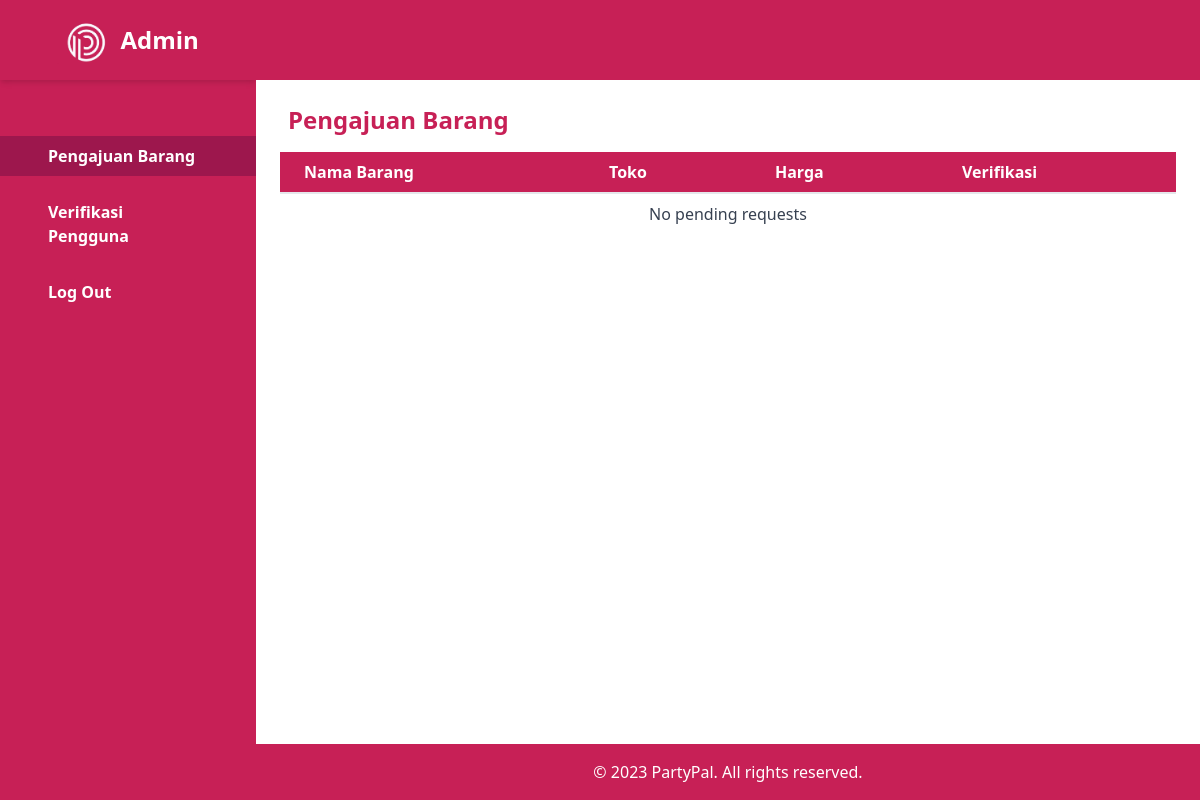
Before: /pengajuanbarang.php with the older database file.
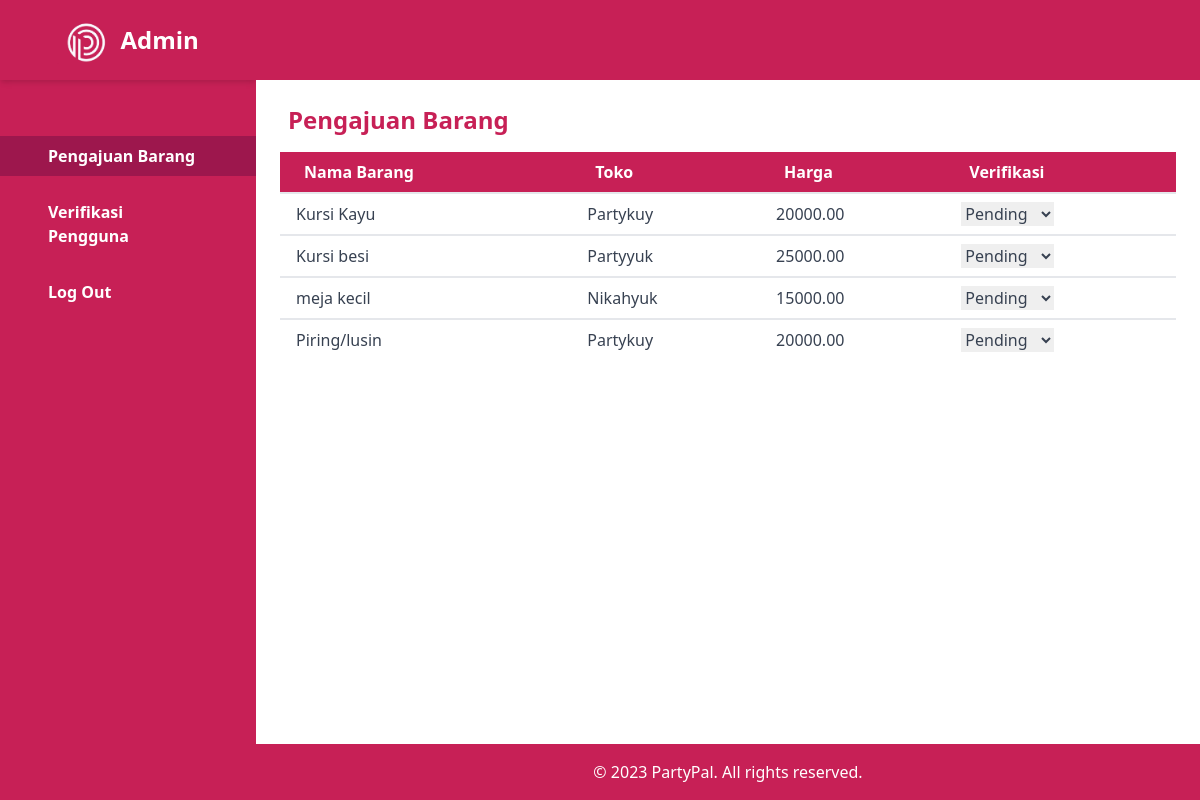
After: the same page with the newer database file.
### tables this page shows
CREATE TABLE `verification_request` (
  `request_id` int(11) NOT NULL,
  `item_name` varchar(100) NOT NULL,
  `store_name` varchar(100) NOT NULL,
  `price` decimal(10,2) NOT NULL,
  `image_url` varchar(255) NOT NULL,
  `provider_id` int(11) NOT NULL,
  `address` varchar(255) NOT NULL,
  `request_date` datetime NOT NULL DEFAULT current_timestamp(),
  `status` enum('pending','approved','rejected') NOT NULL DEFAULT 'pending',
  `admin_id` int(11) DEFAULT NULL
);

### src/pengajuanbarang.php (the view, shortened to what this page needs)
<!DOCTYPE html>
<html lang="en">
<head>
    <link href="https://cdn.jsdelivr.net/npm/tailwindcss@2.2.19/dist/tailwind.min.css" rel="stylesheet">
</head>
<body class="bg-primary font-sans leading-normal tracking-normal">
<div class="flex flex-col md:flex-row">
    <div class="flex flex-col w-full md:w-64 bg-custom text-white h-screen">
        <div class="flex items-center justify-center h-20 shadow-md">
            <img src="./asset/logo pp 1.png" alt="PartyPal Logo" class="h-12">
            <span class="ml-2 text-2xl font-bold">Admin</span>
        </div>
        <nav class="mt-10">
            <a href="pengajuanbarang.php" class="flex items-center mt-4 py-2 px-8 bg-pink-800 text-white">
                <span class="mx-4 font-bold">Pengajuan Barang</span>
            </a>
            <a href="verifikasipengguna.php" class="flex items-center mt-4 py-2 px-8 text-white hover:bg-pink-800">
                <span class="mx-4 font-bold">Verifikasi Pengguna</span>
            </a>
            <a href="loginadmin.html" class="flex items-center mt-4 py-2 px-8 text-white hover:bg-pink-800">
                <span class="mx-4 font-bold">Log Out</span>
            </a>
        </nav>
    </div>
    <div class="flex flex-col flex-grow bg-white">
        <header class="flex items-center h-20 px-6 sm:px-10 bg-custom text-white">
        </header>
        <main class="flex-grow p-6">
          <h1 class="ml-2 text-2xl font-bold mb-4" style="color: #C72056;">Pengajuan Barang</h1>
            <div class="overflow-x-auto">
                <table class="min-w-full bg-white">
                    <thead>
                        <tr>
                            <th class="py-2 px-6 bg-custom text-left text-white">Nama Barang</th>
                            <th class="py-2 px-6 bg-custom text-left text-white">Toko</th>
                            <th class="py-2 px-6 bg-custom text-left text-white">Harga</th>
                            <th class="py-2 px-6 bg-custom text-left text-white">Verifikasi</th>
                        </tr>
                    </thead>
                    <tbody class="text-gray-700">
                        <?php
                        include 'koneksi.php';
                        $sql = "SELECT * FROM verification_request";
                        $result = $conn->query($sql);
                        if ($result->num_rows > 0) {
                            while($row = $result->fetch_assoc()) {
                                echo "<tr>";
                                echo "<td class='border-t-2 border-custom px-4 py-2'>" . $row['item_name'] . "</td>";
                                echo "<td class='border-t-2 border-custom px-4 py-2'>" . $row['store_name'] . "</td>";
                                echo "<td class='border-t-2 border-custom px-4 py-2'>" . $row['price'] . "</td>";
                                echo "<td class='border-t-2 border-custom px-4 py-2'>
                                      <select class='status-dropdown' data-id='" . $row['request_id'] . "'>
                                          <option value='pending' " . ($row['status'] == 'pending' ? 'selected' : '') . ">Pending</option>
                                          <option value='approved' " . ($row['status'] == 'approved' ? 'selected' : '') . ">Approved</option>
                                          <option value='rejected' " . ($row['status'] == 'rejected' ? 'selected' : '') . ">Rejected</option>
                                      </select>
                                    </td>";
                                echo "</tr>";
                            }
                        } else {
                            echo "<tr><td colspan='4' class='border-t-2 border-custom px-4 py-2 text-center'>No pending requests</td></tr>";
                        }
                        ?>
                    </tbody>
                </table>
            </div>
        </main>
        <footer class="footer-custom p-4 text-center text-white">
            &copy; 2023 PartyPal. All rights reserved.
        </footer>
    </div>
</div>
</body>
</html>

Changed rows visible on the page:
added verification_request: item_name "Kursi Kayu", store_name "Partykuy", price "20000.00", status+request_id "Pending"
added verification_request: item_name "Kursi besi", store_name "Partyyuk", price "25000.00", status+request_id "Pending"
added verification_request: item_name "meja kecil", store_name "Nikahyuk", price "15000.00", status+request_id "Pending"
added verification_request: item_name "Piring/lusin", store_name "Partykuy", price "20000.00", status+request_id "Pending"
Other visible differences:
text no longer shown: "No pending requests"
